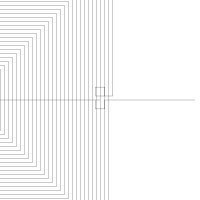

Generate this figure with Python:
#!/usr/bin/python
import argparse
import drawsvg as draw
from numpy import array, sqrt, pi, log
from math import floor, ceil

ALIGN_BOTTOM = 0
ALIGN_TOP = 1


PIXEL_SCALE = 8.93 # customize it per computer

SIZE_0603_IN_PIXEL = 1.6 * PIXEL_SCALE
SIZE_0402_IN_PIXEL = 1 * PIXEL_SCALE
#
#  Embroidery coil maker, import to inkscape to generate pes file
#**** Size unit is mm and inductance is uH
class CoilMaker:

    ## static function to generate a coil with a transmission line directly
    def GenerateCoil(name, transmission_line_length, inductance, size = 0, reverse = False, intergrated_r = False, intergrated_c = False):
        coilMaker = CoilMaker(inductance * (10 ** -6), size)
        d = draw.Drawing(200, 200, origin='center', displayInline=False)
        p = draw.Path(stroke_width=0.202, stroke='black', fill_opacity ="0")
        coilMaker.makeCoil(p, transmission_line_length, intergrated_r, intergrated_c,
                    reverse) 

        d.append(p)
        d.save_svg(name + ".svg")  # Save to file


    def __init__(self, inductance, size = 0):

        self.inductance = inductance
        self.size = size
        self.line_width = 0.202
        self.spacing = 0.5
        self.relative_permeability = 1  # 相对磁导率，单位长度上的电感
  
        self.minimum_stitch_length = 0.5 
        # self.n_turns = self.calculateNTurns()
        self.n_turns = 36
        print("nTurns:", self.n_turns)
        # self.d_in = self.spacing if self.size == 0 else self.size - (self.spacing + self.line_width) * self.n_turns * 2
        self.d_in = self.spacing
        self.d_out = self.size if self.size > 0 else self.d_in + (self.spacing + self.line_width) * self.n_turns * 2
        print("din:", self.d_in)
        print("dout:", self.d_out)

    ## calculate the number of turns, based on (optional) dout and target inductance.
    def calculateNTurns(self): 
        best_n, l_diff = 0, 100

        if self.size > 0:
            ### binary search to find the  number of turns given the inductance
            min_n = 1
            max_n = 50
            while min_n < max_n:
                n = (min_n + max_n) // 2
                d_in = self.size - (self.spacing + self.line_width) * n * 2
                print("n chosen in binary search: ", n)
                if d_in < 0:
                    max_n = n - 1
                    continue
                d_out = self.size
                l = CoilMaker.getSingleInductance(d_in, d_out, n, self.relative_permeability)
                print("single inductance: ", l)
                if l <= self.inductance:
                    min_n = n + 1
                else:
                    max_n = n - 1
                if abs(l - self.inductance) < l_diff:
                    l_diff = abs(l - self.inductance)
                    best_n = n
        else:
            ### binary search to find the number of turns for the smallest inductor
            min_n = 1
            max_n = 50
            while min_n < max_n:
                n = (min_n + max_n) // 2
                d_in = self.spacing
                d_out = d_in + (self.spacing + self.line_width) * n * 2
                l = CoilMaker.getSingleInductance(d_in, d_out, n, self.relative_permeability)
                if l <= self.inductance:
                    min_n = n + 1
                else:
                    max_n = n - 1
                if abs(l - self.inductance) < l_diff:
                    l_diff = abs(l - self.inductance)
                    best_n = n
        return best_n

    # Stitch Coil and Transmission line
    def makeCoil(self, path, transmission_line_length, integrated_r = False, integrated_c = False, reverse = False):
        
        reverseF = -1 if reverse else 1
        path.M(95, 0)
        coil_location = array([(transmission_line_length)*reverseF*PIXEL_SCALE, 0])
        spacing = array([self.spacing*PIXEL_SCALE, self.spacing*PIXEL_SCALE])
        spacing[0] = 4
        spacing[1] = 4
        print("spacing: ", spacing[0])
        print("width: ", self.line_width * PIXEL_SCALE)
        print("inner: ", self.d_in * PIXEL_SCALE)
        din = array([self.d_in*PIXEL_SCALE, self.d_in*PIXEL_SCALE]) 
        print("coil_location: ", coil_location)
        self.stitchConnectionNode(path, [0, coil_location[1]], ALIGN_BOTTOM)
        if integrated_r:
            smd_r_location = (5*PIXEL_SCALE+SIZE_0603_IN_PIXEL)
            path.L(coil_location[0] - reverseF * smd_r_location, coil_location[1])  
            self.stitchConnectionNode(path, [coil_location[0] - reverseF * smd_r_location, coil_location[1]], ALIGN_BOTTOM)  
            path.L(coil_location[0] - reverseF * (smd_r_location-SIZE_0603_IN_PIXEL), coil_location[1]) 
            self.stitchConnectionNode(path, [coil_location[0] - reverseF * (smd_r_location-SIZE_0603_IN_PIXEL), coil_location[1]], ALIGN_BOTTOM)  
        
        if integrated_c:
            smd_c_location = (1 + PIXEL_SCALE+SIZE_0603_IN_PIXEL)
            path.L(coil_location[0] - reverseF * smd_c_location, coil_location[1])  
            self.stitchConnectionNode(path, [coil_location[0] - reverseF * smd_c_location, coil_location[1]], ALIGN_BOTTOM)  
            path.L(coil_location[0] - reverseF * (smd_c_location-SIZE_0603_IN_PIXEL), coil_location[1]) 
            self.stitchConnectionNode(path, [coil_location[0] - reverseF * (smd_c_location-SIZE_0603_IN_PIXEL), coil_location[1]], ALIGN_BOTTOM)  

        centers = array([coil_location[0] + (self.d_out/2)*reverseF*PIXEL_SCALE, coil_location[1]])
        path.L(centers[0], centers[1])
        self.stitchCoil(path, centers, din, spacing, reverse)
        path.L(0, centers[1] - spacing[1])
        self.stitchConnectionNode(path, [0, centers[1] - spacing[1]], ALIGN_TOP)
        print("single inductance: ", CoilMaker.getSingleInductance(self.d_in, self.d_out, self.n_turns, self.relative_permeability))

    # Stitch Connection Node
    def stitchConnectionNode(self, p, location, alignment = 0): 
 
        self.last_point = location
        size_in_pixel = 1  * PIXEL_SCALE
        if alignment == ALIGN_BOTTOM:
            self.drawStitches(p, location[0] + size_in_pixel/2, location[1])
            print(self.last_point)
            self.drawStitches(p, location[0] + size_in_pixel/2, location[1] + size_in_pixel)
            print(self.last_point)
            self.drawStitches(p, location[0] - size_in_pixel/2, location[1] + size_in_pixel)
            self.drawStitches(p, location[0] - size_in_pixel/2, location[1])
            self.drawStitches(p, location[0], location[1])
        else:
            self.drawStitches(p, location[0] + size_in_pixel/2, location[1])
            self.drawStitches(p, location[0] + size_in_pixel/2, location[1] - size_in_pixel)
            self.drawStitches(p, location[0] - size_in_pixel/2, location[1] - size_in_pixel)
            self.drawStitches(p, location[0] - size_in_pixel/2, location[1])
            self.drawStitches(p, location[0], location[1]) 
        return p

    # Stitch Coil
    def stitchCoil(self, p, centers, din, spacing, reverse = False): 
        next_top_left_corner = array([centers[0]-din[0]/2, centers[1]-din[1]/2])
        next_bot_right_corner = array([centers[0]+din[0]/2, centers[1]+din[0]/2])
        print("top, left corneer: ", next_top_left_corner)
        print("bottom, right corner: ", next_bot_right_corner)
        self.last_point = centers

        for turn in range(0,self.n_turns):
            if reverse:
                self.drawStitches(p, next_top_left_corner[0], self.last_point[1]) #Right to Left
                self.drawStitches(p, next_top_left_corner[0], next_top_left_corner[1]) #Top to Bottom
                self.drawStitches(p, next_bot_right_corner[0], next_top_left_corner[1]) #Left to Right
                if turn == (self.n_turns -1):
                    self.drawStitches(p, next_bot_right_corner[0], centers[1] - spacing[1]) #Bottom to Tio
                else:
                    self.drawStitches(p, next_bot_right_corner[0], next_bot_right_corner[1])#Bottom to Tio
            else:
                self.drawStitches(p, next_bot_right_corner[0], self.last_point[1]) #Left to Right
                self.drawStitches(p, next_bot_right_corner[0], next_top_left_corner[1]) #Top to Bottom
                self.drawStitches(p, next_top_left_corner[0], next_top_left_corner[1]) #Left to Right
                if turn == (self.n_turns -1):
                    self.drawStitches(p, next_top_left_corner[0], centers[1] - spacing[1])#Bottom to Tio
                else:
                    self.drawStitches(p, next_top_left_corner[0], next_bot_right_corner[1]+spacing[1])#Bottom to Tio

            next_top_left_corner -= spacing
            next_bot_right_corner += spacing
        return p


    def drawStitches(self, p, x, y):
        dx = x - self.last_point[0]
        dy = y - self.last_point[1]
        length = sqrt((dx**2) + (dy**2))
        
        stitches = length/(self.minimum_stitch_length* PIXEL_SCALE)
        for i in range(1, floor(stitches)):
            # print(stitches)
            p.L(self.last_point[0] + dx/stitches*i, self.last_point[1] + dy/stitches*i)
        p.L(x, y)
        self.last_point = array([x, y])

    def getSingleInductance(d_in, d_out, n, rp): 
        C1 = 1.27
        C2 = 2.07
        C3 = 0.18
        C4 = 0.13
        N = n
        diaAvg = (10**-3 * (d_in + d_out) / 2)
        permeability = 4*pi*10**(-7) * rp
        fillratio = ( d_out - d_in)/( d_out + d_in)
        L = ((permeability *  N**2 *diaAvg* C1)/2) * (log(C2/fillratio) + C3*fillratio + C4* fillratio**2)
        return L

    def getDoubleInductance(d_in, d_out, n, rp, thickness):
        N = n
        X = thickness
        A = 0.184
        B = -0.525
        C = 1.038
        D = 1.001
        KC = (N**2)/( (A*X**3 + B*X**2 + C*X + D) * ( (1.67*N**2 -5.84*N +65)* 0.64) )
        L12 = CoilMaker.getSingleInductance(d_in, d_out, n, rp)
        Ltot = 2*L12 + 2*KC * L12
        return Ltot



if __name__=="__main__":
    CoilMaker.GenerateCoil("coil7", 2, 30, 25,reverse= True, intergrated_c= False, intergrated_r=False)


    
